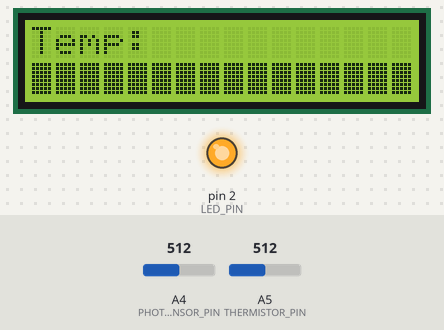
Bench run of a sketch on a simulated Arduino Uno, built with avr-gcc and run on an emulated ATmega328P. Shown: 16×2 character LCD, output pins drawn as LEDs (lit = HIGH). The test bench sets the inputs (shaded band); at power-on: A4 (PHOTO_SENSOR_PIN) = 512, A5 (THERMISTOR_PIN) = 512.

Above: at 1.2 s.
1.3 s: A4 (PHOTO_SENSOR_PIN) set to 494
At 3.4 s:
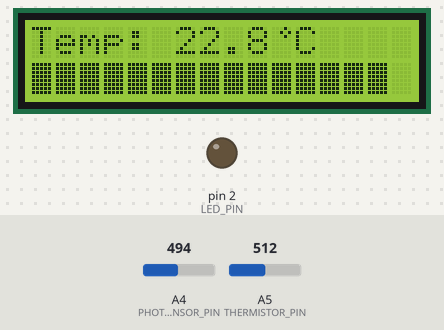
4.2 s: A5 (THERMISTOR_PIN) set to 287
At 5.4 s:
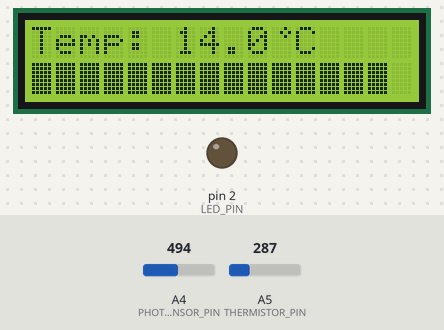
7.2 s: A5 (THERMISTOR_PIN) set to 262
At 9.6 s:
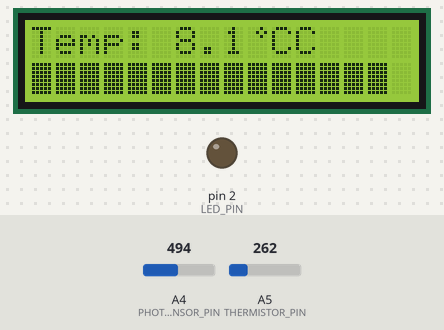
10.2 s: A4 (PHOTO_SENSOR_PIN) set to 306
At 11.7 s:
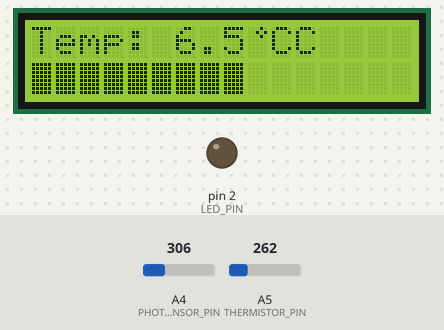
13.2 s: A4 (PHOTO_SENSOR_PIN) set to 122
At 15.8 s:
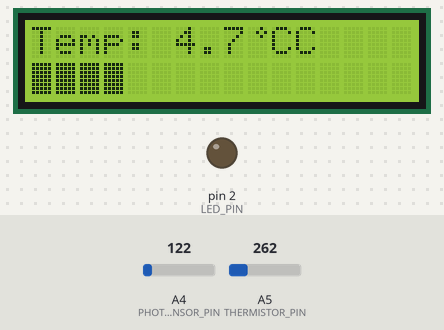
16.2 s: A5 (THERMISTOR_PIN) set to 200
At 17.8 s:
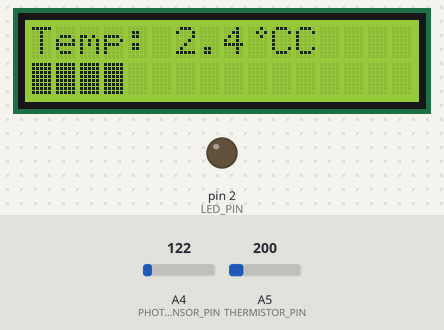
19.2 s: A5 (THERMISTOR_PIN) set to 178
Timing chart, 0 to 22.2 s (numbered marks = the images above; inputs shaded):
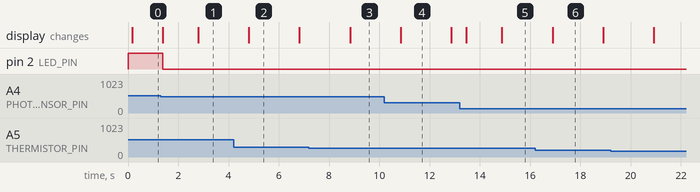

Measured:
- the behaviour switches between 507 and 506 on A4 (PHOTO_SENSOR_PIN) (found by bisection; images 0 and 1)
- the behaviour switches between 277 and 276 on A5 (THERMISTOR_PIN) (found by bisection; images 2 and 3)
- after the input at 1.3 s, pin 2 (LED_PIN): HIGH → LOW after 0.07 s; the display: first changes after 0.08 s (image 1 shows a later state)
- after the input at 7.2 s, the display: changes after 1.6 s (image 3)
- after the input at 10.2 s, the display: changes after 0.65 s (image 4)
- after the input at 13.2 s, the display: first changes after 0.27 s (image 5 shows a later state)
- what the display in image 2 shows lasts 2.0 s, from 4.8 s to 6.8 s

The sketch:

Pomiar_TEMP_KALMAN.ino
```cpp
#include <LiquidCrystal.h>

// Definicje pinów
#define LED_PIN 2              // Pin do diody LED
#define PHOTO_SENSOR_PIN A4    // Pin czujnika światła
#define THERMISTOR_PIN A5      // Pin termistora
#define LED_PIN_DIGITAL 2      // Pin cyfrowy do diody LED z pull-up

// Histereza na pomiar światła
int lightThreshold = 5;      // Mniejszy próg czułości
int lightHysteresis = 5;     // Histereza na poziomie 5

// Zmienne do pomiarów
int previousLightLevel = 0;  // Ostatni zmierzony poziom światła
int maxLightValue = 0;       // Maksymalna wartość jasności

// Tworzenie obiektu wyświetlacza LCD
LiquidCrystal lcd(8, 9, 4, 5, 6, 7); // Definicje pinów dla LCD

/*=========================================================================================
    ================================  FUNKCJE ZWIĄZANE Z TEMPERATURĄ =====================
=========================================================================================*/

// Parametry filtru Kalmana
float q = 0.01; // Procesowa niepewność
float r = 0.1;  // Pomiarowa niepewność
float x_hat = 0; // Oszacowanie stanu (temperatura)
float p = 1;    // Błąd szacowania

// Funkcja do odczytu temperatury z filtrem Kalmana
float readTemperatureWithKalman() {
    const int numReadings = 20; // Liczba odczytów do uśrednienia
    int readings[numReadings];   // Tablica na odczyty temperatury

    // Zbieranie odczytów z termistora
    for (int i = 0; i < numReadings; i++) {
        readings[i] = analogRead(THERMISTOR_PIN); // Odczyt wartości z termistora
        delay(10); // Krótka przerwa między odczytami
    }

    // Obliczanie średniej rezystancji
    float averageAnalogValue = 0;
    for (int i = 0; i < numReadings; i++) {
        averageAnalogValue += readings[i];
    }
    averageAnalogValue /= numReadings;

    // Obliczanie oporu termistora i temperatury
    float resistance = (1023.0 / averageAnalogValue - 1.0) * 10000; // Oblicz opór termistora
    float temperature = 1.0 / (log(resistance / 10000.0) / 3950 + 1.0 / 298.15) - 273.15; // Wzór do obliczenia temperatury w °C

    // Filtr Kalmana
    // Predykcja
    x_hat = x_hat;  // Oczekiwane oszacowanie stanu
    p = p + q;      // Aktualizacja błędu szacowania

    // Pomiar
    float k = p / (p + r); // Oblicz wzmocnienie Kalmana
    x_hat = x_hat + k * (temperature - x_hat); // Aktualizacja oszacowania stanu
    p = (1 - k) * p;       // Aktualizacja błędu szacowania

    return x_hat; // Zwróć oszacowaną temperaturę
}

// Funkcja do wyświetlania temperatury
void displayTemperature() {
    static unsigned long lastTempReadTime = 0; // Czas ostatniego odczytu temperatury
    unsigned long currentMillis = millis();     // Aktualny czas w milisekundach

    // Odczyt temperatury co 2 sekundy
    if (currentMillis - lastTempReadTime >= 2000) { // Czas od ostatniego odczytu (2000 ms)
        lastTempReadTime = currentMillis; // Zaktualizuj czas ostatniego odczytu
        lcd.setCursor(0, 0); // Ustawienie kursora w pierwszym wierszu
        lcd.print("Temp: ");
        lcd.print(readTemperatureWithKalman(), 1); // Wyświetlanie pomiaru temperatury z jedną cyfrą po przecinku
        lcd.write(1); // Wyświetlanie zdefiniowanego znaku stopnia
        lcd.print("C"); // Wyświetlanie litery 'C' dla Celsjusza
    }
}

/*=========================================================================================
    ================================  FUNKCJE ZWIĄZANE Z CZUJNIKIEM ŚWIATŁA ==============
=========================================================================================*/

// Funkcja do uśredniania pomiarów z czujnika światła
int readLightLevel() {
    int total = 0;
    for (int i = 0; i < 10; i++) {  // Uśrednianie 10 odczytów
        total += analogRead(PHOTO_SENSOR_PIN);
        delay(10); // Krótka przerwa między odczytami
    }
    return total / 10; // Zwrócenie średniej wartości
}

// Funkcja obsługi zmiany światła z histerezą
void handleLightChange(int lightLevel) {
    // Jeżeli poziom światła spadnie poniżej poprzedniej wartości minus próg, zapal diodę
    if (lightLevel < previousLightLevel - lightThreshold) {
        digitalWrite(LED_PIN_DIGITAL, LOW); // Zapal diodę (stan niski)
        previousLightLevel = lightLevel;     // Zaktualizuj ostatni poziom światła
    }
    // Jeżeli poziom światła wzrośnie ponad poprzednią wartość plus próg + histereza, zgaś diodę
    else if (lightLevel > previousLightLevel + lightThreshold + lightHysteresis) {
        digitalWrite(LED_PIN_DIGITAL, HIGH); // Zgaś diodę (stan wysoki)
        previousLightLevel = lightLevel;      // Zaktualizuj ostatni poziom światła
    }
}

// Funkcja do wyświetlania segmentów
void displayLightSegments(int lightLevel) {
    lcd.setCursor(0, 1); // Ustawienie kursora w drugim wierszu

    // Mapowanie odczytu na 1-16 segmentów
    int segmentsToShow = map(lightLevel, 0, maxLightValue, 1, 16);

    // Wyświetlanie segmentów
    for (int i = 0; i < 16; i++) {
        if (i < segmentsToShow) {
            lcd.write((uint8_t)0); // Rysuj zdefiniowany segment
        } else {
            lcd.write(' '); // Puste miejsce dla nieaktywnych segmentów
        }
    }
}

/*=========================================================================================
    ==========================  FUNKCJE ZWIĄZANE Z ZNAKAMI GRAFICZNYMI ====================
=========================================================================================*/

// Funkcja do utworzenia znaku stopnia Celsjusza
void createDegreeSymbol() {
    byte degreeSymbol[8] = {
        B00010,
        B00101,
        B00010,
        B00000,
        B00000,
        B00000,
        B00000,
        B00000
    };
    lcd.createChar(1, degreeSymbol); // Ustalamy znak graficzny dla stopnia
}

// Ustalamy znak graficzny dla segmentu
void createCustomCharacter() {
    byte segment[8] = {
        B11111, // Pełny blok
        B11111,
        B11111,
        B11111,
        B11111,
        B11111,
        B11111,
        B11111
    };
    lcd.createChar(0, segment); // Zdefiniowanie znaku dla segmentu
}

/*=========================================================================================
    =================================  FUNKCJA KONFIGURACJI =================================
=========================================================================================*/

// Funkcja konfiguracji
void setup() {
    // Konfiguracja pinów
    pinMode(LED_PIN_DIGITAL, INPUT_PULLUP); // Dioda z pull-up
    pinMode(LED_PIN, OUTPUT);                // Ustaw pin diody jako wyjście
    lcd.begin(16, 2);                        // Inicjalizacja wyświetlacza LCD
    lcd.print("Temp: ");                     // Tekst na pierwszym wierszu
    createCustomCharacter();                 // Ustalamy znak graficzny dla segmentu
    createDegreeSymbol();                    // Stworzenie znaku dla stopnia
}

/*=========================================================================================
    ======================================  GŁÓWNA PĘTLA ===================================
=========================================================================================*/

// Główna pętla
void loop() {
    // Uśrednianie pomiaru jasności
    int lightLevel = readLightLevel();

    // Zaktualizuj maksymalną wartość światła
    if (lightLevel > maxLightValue) {
        maxLightValue = lightLevel; // Aktualizacja maksymalnej wartości
    }

    // Obsługa zmiany światła z histerezą
    handleLightChange(lightLevel);

    /*=========================================================================================
    ===============================  WYŚWIETLANIE TEMPERATURY ============================
    ==========================================================================================*/
    displayTemperature();

    /*=========================================================================================
    ========================  WYŚWIETLANIE SEGMENTÓW W DRUGIM WIERSZU =========================
    ==========================================================================================*/
    displayLightSegments(lightLevel);

    delay(500); // Przerwa dla lepszego odświeżania danych
}
```
